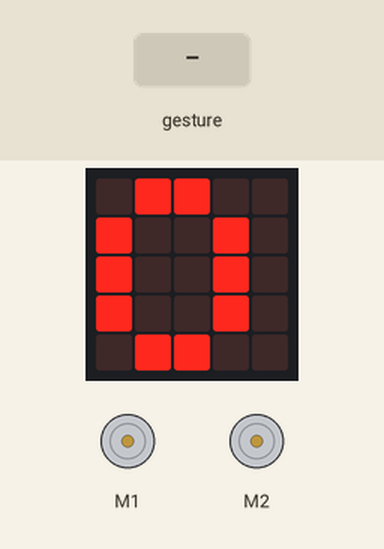
Recording of a program running on a simulated BBC micro:bit (MakeCode). Parts: 2 × DC motor (green arrow = forward, orange = backward, longer = faster), the board's 5×5 LED display. Inputs (shaded band) come from the test bench.

Above: at 1.2 s.
1.3 s: sound turns loud
At 2.9 s:
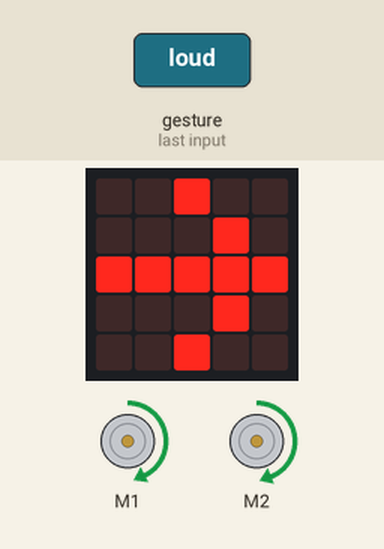
Timing chart, 0 to 4.4 s (numbered marks = the images above; inputs shaded):
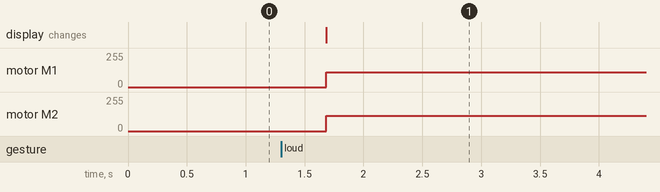

Measured:
- after the input at 1.3 s, motor M1: stopped → forward 110/255 after 0.38 s; motor M2: stopped → forward 115/255 after 0.38 s; the display: changes after 0.38 s (image 1)

The program:

main.ts
```typescript
function go_straight () {
    cuteBot.motors(43, 45)
}
input.onSound(DetectedSound.Loud, function () {
    fut = !(fut)
})
let fut = false
fut = false
basic.forever(function () {
    if (fut) {
        go_straight()
        basic.showLeds(`
            . . # . .
            . . . # .
            # # # # #
            . . . # .
            . . # . .
            `)
    } else {
        cuteBot.motors(0, 0)
        basic.showLeds(`
            . # # . .
            # . . # .
            # . . # .
            # . . # .
            . # # . .
            `)
    }
})
```

test.ts
```typescript
// ide kerülnek a tesztek; a rendszer ezt nem kompilálja, ha a csomagot bővítményként használják.
```
